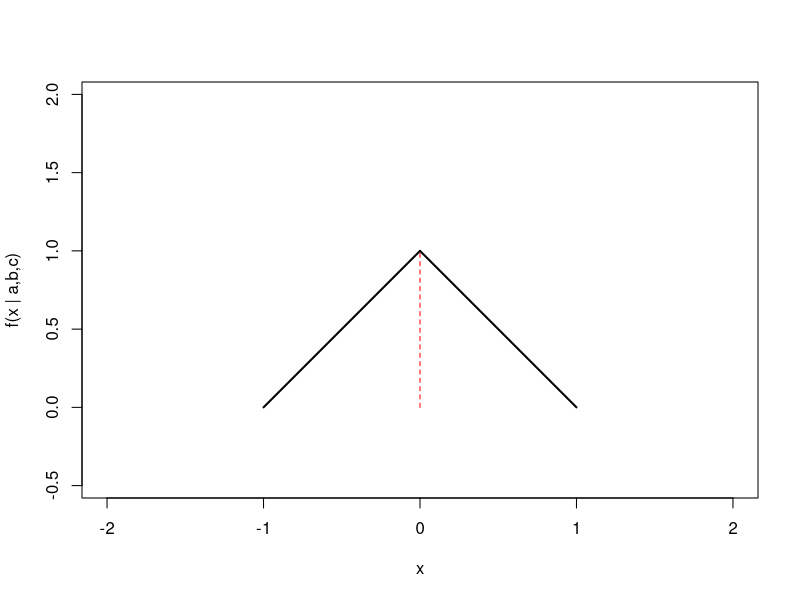
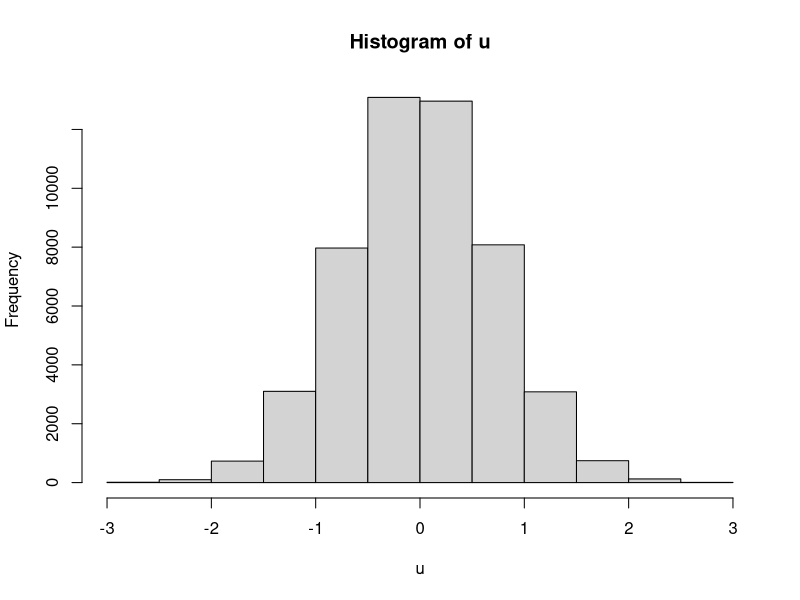
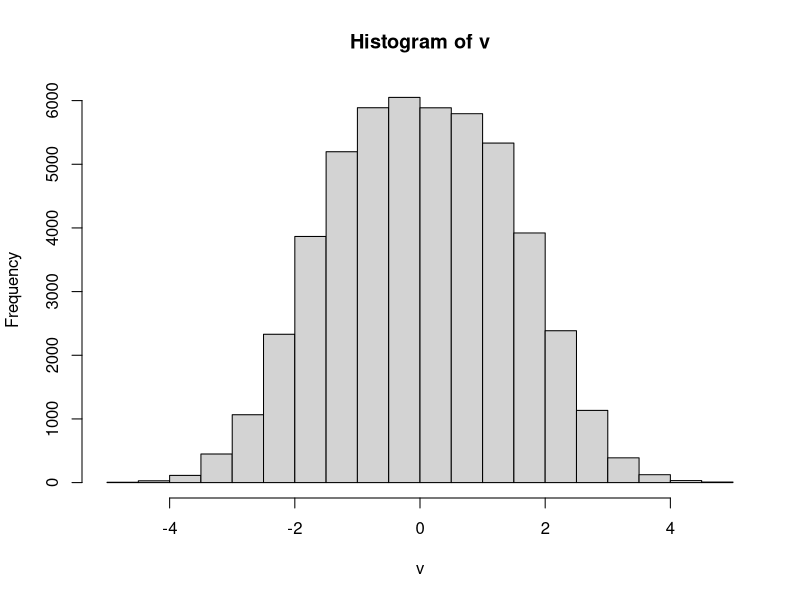

Generate these figures, in order, with R:
## ---- chunk 1
rm(list=ls(all=T)) #clears your workspace
## ---- chunk 2
xa <- -1; xb <- 1; xc <- 0
plot(0, xlim = c(-2,2), ylim = c(0,1.5), type = "n", ylab = "f(x | a,b,c)" , xlab = "x",asp=1)
segments(x0 = xa, x1 = xc, y0 = 0, y1 = 1, lty = 1, lwd = 2)
segments(x0 = xb, x1 = xc, y0 = 0, y1 = 1, lty = 1, lwd = 2)

segments(x0 = xc, y0 = 0, y1 = 1, lty = 2, col = 'red')

## ---- chunk 3
f1 <- function(n)
{
  r1 <- runif(n, min=-0.5, max=0.5)
  r2 <- runif(n, min=-0.5, max=0.5)
  return(r1+r2)
}
## ---- chunk 4
f2 <- function(n)
{
  r <- runif(n)
  res <- c()
  for(y in r)
  {
    if (y <0.5) {q <- -1 + sqrt(2*y)}
    else {q <- 1 - sqrt(2*(1-y))}
    res <- c(res,q)
  }
  return(res)
}
## ---- chunk 5
M = 3

ff <- function(x)   # define f(x)
{
  if (x<0) {res <- x+1} else {res <- 1-x}
  return(res)
}

gg <- function(x)   # define g(x)
{
  res <- exp(- x^2 / 2) / sqrt(2 * pi)
  return(res)
}

f3 <- function(n,M)
{
  Sample <- c()
  k_sample <- 0
  while (k_sample < n)
   {
     X <- rnorm(1)
     U <- runif(1)
    if (M * U * gg(X) <= ff(X))
      {
        k_sample <- 1 + k_sample
        Sample <- c(Sample, X)
      }
   }
  return(Sample)
}
## ---- chunk 6
n <- 20000
T1 <- system.time(replicate(10, f1(n)))
cat("T1 =", T1, "\n")
T2 <- system.time(replicate(10, f2(n)))
cat("T2 =", T2, "\n")
T3 <- system.time(replicate(10, f3(n,3)))
cat("T3 =", T3, "\n")
## ---- chunk 7
N <- 50000

x <- rnorm(N,-1,1)
y <- rnorm(N,1,1)
z <- rnorm(N,0,1)

u <- (x+y)/2
hist(u)

v <- rep(0,N)
for (i in 1:N)
{
  if (z[i]<0) {v[i] <- x[i]}
  else {v[i] <- y[i]}
}
hist(v)
